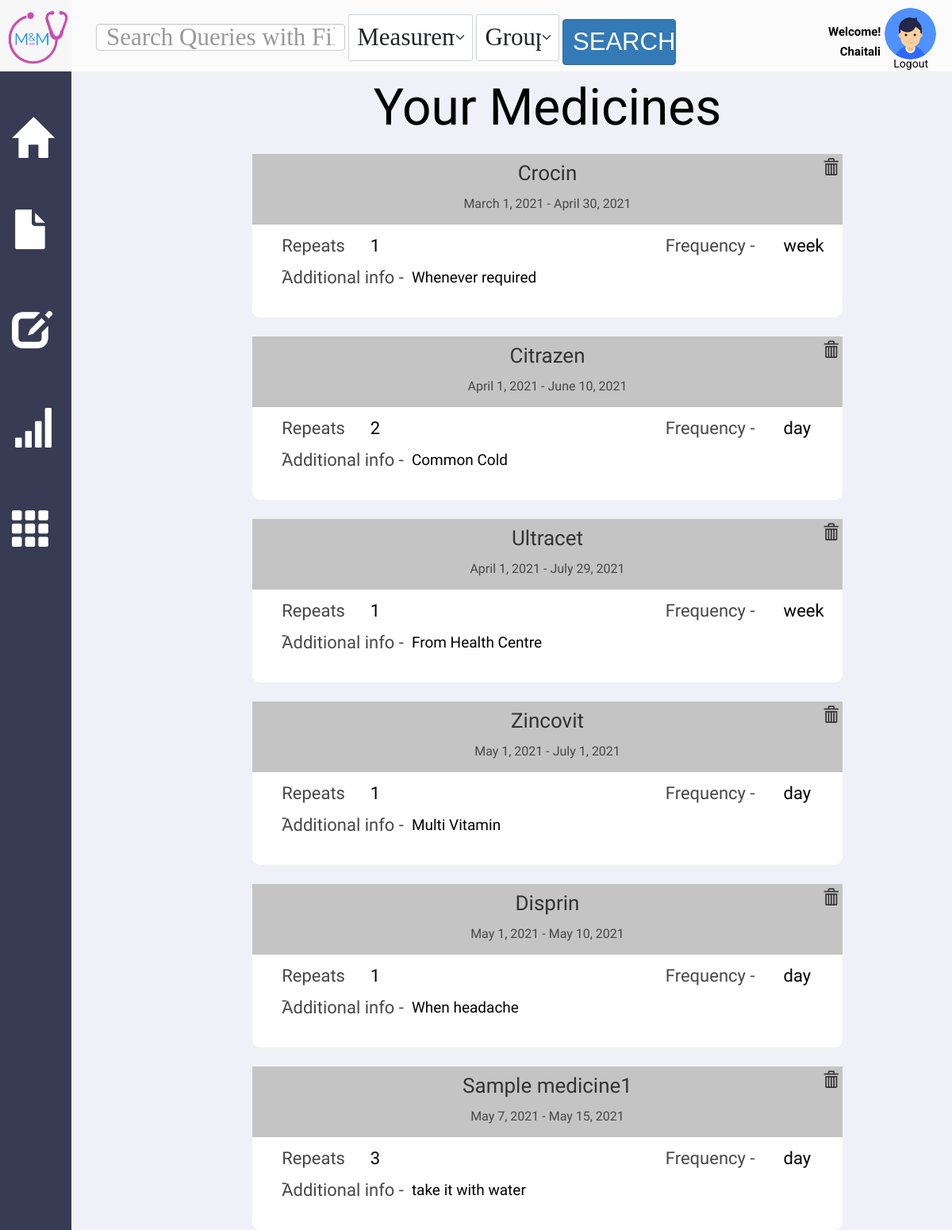
The app's page /medicine/view/ (signed in) with its own data.
### Medicine/models.py (models this page shows)
class Medicine(models.Model):
    user = models.ForeignKey(User, on_delete=models.CASCADE)
    name = models.CharField(max_length=100)
    start_date = models.DateField(blank=True)
    end_date = models.DateField(blank=True)
    TYPE_CHOICES = (
        ('day', 'Day'),
        ('week', 'Week'),
        ('month', 'Month'),
        ('hour', 'Hour'),
        ('year', 'Year'),
        ('other', 'Other'),
    )
    repeat_unit = models.CharField(max_length=100, choices=TYPE_CHOICES, default='day', blank=True)
    repeat_magnitude = models.IntegerField(blank=True)
    additional_info = models.CharField(max_length=1000, blank=True)
    record = models.ForeignKey(Record, on_delete=models.CASCADE, null=True)
    class Meta:
        ordering = ['start_date']

### Medicine/views.py (the view)
# urls.py: path('view/', views.view_medicines, name="view_medicines"),
def view_medicines(request):
    if request.user.is_authenticated:
        med = Medicine.objects.filter(user=request.user)
        context = {'medicine': med, 'heading': "Your Medicines"}
        return render(request, 'view_medicines.html', context)
    return redirect('/login')

### Medicine/templates/view_medicines.html (shortened to what this page needs)
{% extends 'base_page.html' %}
{% load static %}
{% block content %}
<div class="v553_86">
	<div class="v553_87" >
					{% for med in medicine %}
							<div class="v556_8">
								<div class="v580_0">
								</div>
								<span class="v579_86">
										{{med.name}}
										<a href="/medicine/delete/{{med.pk}}/" style="text-decoration: none; color: inherit;" onclick="return confirmation()">
											<span class="glyphicon glyphicon-trash" id="delete-icon"></span>
										</a>
									</span>
								<span class="v790">
										{{med.start_date}} - {{med.end_date}}
									</span>
									<span class="v579_87">Repeats -
									</span>
									<span class="v580_3">
										{{med.repeat_magnitude}}
									</span>
									<span class="v580_5">
										{{med.additional_info}}
									</span>
									<span class="v580_2">
										Additional info -
									</span>
									<span class="v580_1">
										Frequency -
									</span>
									<span class="v580_4">
										{{med.repeat_unit}}
									</span>
							</div>
						{% endfor %}
						</div>
						<span class="v556_31">
							{{ heading }}
						</span>
					</div>
{% endblock %}

### UserProfile/templates/base_page.html (shortened to what this page needs)
{% load static %}
<!DOCTYPE html>
<html>
    <head>
        <link href="{% static 'css/base_page.css' %}" rel="stylesheet" />
        <link href="{% static 'css/medicines_main.css' %}" rel="stylesheet" />
        <link href="{% static 'css/show_med.css' %}" rel="stylesheet"/>
        <link href="{% static 'css/dashboard1.css' %}" rel="stylesheet" />
        <link href="{% static 'css/allergy_form.css' %}" rel="stylesheet" />
        <link href="{% static 'css/allergy_main.css' %}" rel="stylesheet"/>
        <link href="{% static 'css/report_view.css' %}" rel="stylesheet" />
        <link href="{% static 'css/report_form.css' %}" rel="stylesheet" />
        <link href="{% static 'css/record_view.css' %}" rel="stylesheet" />
        <link href="{% static 'css/record_form.css' %}" rel="stylesheet" />
        <link href="{% static 'css/measurement.css' %}" rel="stylesheet" />
        <link href="{% static 'css/measurement_group_form.css' %}" rel="stylesheet" />
        <link href="{% static 'css/medicine_form.css' %}" rel="stylesheet" />
        <link href="{% static 'css/chart.css' %}" rel="stylesheet" />
        <link href="{% static 'css/blog.css' %}" rel="stylesheet" />
        <link rel="stylesheet" href="https://maxcdn.bootstrapcdn.com/bootstrap/3.3.7/css/bootstrap.min.css">
        <link href="{% static 'css/add_files.css' %}" rel="stylesheet" />
        <link href="{% static 'css/view_record.css' %}" rel="stylesheet" />
        <link href="{% static 'css/view_allergy.css' %}" rel="stylesheet" />
        <link href="{% static 'css/view_report.css' %}" rel="stylesheet" />
        <link href="https://cdn.jsdelivr.net/npm/bootstrap@5.0.0/dist/css/bootstrap.min.css" rel="stylesheet">
        <link rel="stylesheet" href="https://maxcdn.bootstrapcdn.com/bootstrap/3.3.7/css/bootstrap.min.css">
        <link rel="stylesheet" href="https://maxcdn.bootstrapcdn.com/bootstrap/3.4.0/css/bootstrap.min.css">
        <link rel="stylesheet" href="https://maxcdn.bootstrapcdn.com/bootstrap/3.4.0/css/bootstrap.min.css">
    </head>
    <body>
        <div class="v414_65">
            <div class= "upper_bar">
            <div class="search_form">
            <nav class="navbar navbar-expand-lg navbar-light bg-transparent" >
              <div class="container-fluid">
                  <div class="collapse navbar-collapse" id="navbarSupportedContent">
                  <form action="{% url 'search' %}" method="GET">
                    <input type="text" class="form-control" style="max-width: 30%; font-family: Georgia; font-size: 2vh;" name="search-query" id="search-query" placeholder="Search Queries with Filters">
                    <select class="form-select form-select-lg mb-3" style="font-family: Georgia; font-size: 2vh; max-width: 15%; display: inline;" id="search-for" onchange="setAttributesForModel()" name="search-for">
                        <option value="MeasurementGroup">MeasurementGroup</option>
                    </select>
                    <select class="form-select form-select-lg mb-3" style="font-family: Georgia; font-size: 2vh; max-width: 10%; display: inline;" id="search-by" name="search-by" onchange="setPlaceholders()">
                        <option class="attributes MeasurementGroup" value="Group-Name">Group-Name</option>
                    </select>
                    <button class="btn btn-primary" type="submit" onclick="btnclicked()" style="font-family: Helvetica; font-size: 2vh; max-width: 142.5px; display: inline;">Search</button>
                  </form>
                </div>
              </div>
            </nav>
        </div>
            </div>
            <div class="v414_66"></div>
                <a class="glyphicon glyphicon-home" href="/dashboard" id= "icon0" title="Dashboard"> </a>
                <a class="glyphicon glyphicon-file" href="/record/add" id= "icon1" title="Add Record"> </a>
                <a class="glyphicon glyphicon-edit" href="/report/add" id="icon2" title="Add Report"></a>
                <a class="glyphicon glyphicon-signal" href="/measure/add-measurement/" id="icon3" title="Add Measurements"></a>
                <a class="glyphicon glyphicon-th" href="/medicine/" id="icon4" title="Your Medicines"></a>
            <div class="v414_71">
                {% block content %}
                {% endblock content%}
            </div>
            <a class="v414_73" href="/dashboard"></a>
            </div>
            <div class="v414_88">
            </div>
                            <span class="v414_90">Welcome!</span>
                {% if user.is_authenticated %}
                <span class="name"> <span class="v414_89">{{user}}</span></span>
                    <span class="v277_74">
                    <a class="" style = " font-weight: Medium ; color: black; font-family: "Roboto" ; font-size: 14px" href="/logout">Logout</a>
                    </span>
                {% else %}
                    <span class="v277_74">
                    <a class="" style = " font-weight: Medium ; color: black; font-family: "Roboto" ; font-size: 14px" href="/login">Login</a>
                    </span>
                {% endif %}
    </body>
</html>

### static/css/base_page.css (style rules this page uses)
* { box-sizing: border-box; }
body { font-size: 14px; background: rgba(255,255,255,1); }
.search_form { margin-left: 90px; margin-top: 12px; min-width: 750px; }
.upper_bar { background: rgb(251 251 251); width: 100%; height: 100px; position: absolute; }
.v414_65 { width: 100%; height: 100%; background: rgb(240,242,249); opacity: 1; position: absolute; top: 0px; left: 0px; overflow: hidden; }
.v414_66 { width: 90px; height: 100%; background: rgba(55,59,83,1); opacity: 1; position: absolute; top: 90px; left: 0px; overflow: hidden; }
.name { color: #fff; width: 100%; }
.v414_71 { width: 100%; height: 100%; background: #F0F2F9; opacity: 1; position: absolute; top: 90px; left: 90px; overflow: scroll; margin-bottom: 90px; margin-right: 90px; }
.v414_73 { width: 80px; height: 70px; background: url("../images/logo.png"); background-repeat: no-repeat; background-position: center center; background-size: cover; opacity: 1; position: absolute; top: 12px; left: 8px; overflow: hidden; }
.v414_88 { width: 65px; height: 65px; background: url("../images/avatar.jpg"); background-repeat: no-repeat; background-size: cover; opacity: 1; position: absolute; top: 10px; right: 20px; border-radius: 50%; }
.v414_89 { width: 100%; color: rgba(0,0,0,1); position: absolute; top: 55px; right: 90px; font-family: Roboto; font-weight: bold; font-size: 15px; opacity: 1; text-align: right; }
.v414_90 { width: 101px; color: rgba(0,0,0,1); position: absolute; top: 30px; right: 55px; font-family: Roboto; font-weight: bold; font-size: 15px; opacity: 1; }
.name { color: #fff; }
.v277_74 { width: 100%; color: rgba(0,0,0,1); position: absolute; top: 70px; right: 30px; font-family: Roboto; font-weight: Medium; font-size: 14px; opacity: 1; text-align: right; }
#icon0 { width: 50px; color: rgba(255,255,255,1); position: absolute; top: 150px; left: 15px; font-size: 50px; opacity: 1; text-align: center; }
#icon1 { width: 50px; color: rgba(255,255,255,1); position: absolute; top: 265px; left: 15px; font-size: 50px; opacity: 1; text-align: center; }
#icon2 { width: 50px; color: rgba(255,255,255,1); position: absolute; top: 390px; left: 15px; font-size: 50px; opacity: 1; text-align: center; }
#icon3 { width: 50px; color: rgba(255,255,255,1); position: absolute; top: 515px; left: 15px; font-size: 50px; opacity: 1; text-align: center; }
#icon4 { width: 50px; color: rgba(255,255,255,1); position: absolute; top: 640px; left: 15px; font-size: 50px; opacity: 1; text-align: center; }

### static/css/medicines_main.css (style rules this page uses)
* { box-sizing: border-box; }
body { font-size: 14px; }

### static/css/dashboard1.css (style rules this page uses)
* { box-sizing: border-box; }
body { font-size: 14px; }

### static/css/allergy_form.css (style rules this page uses)
* { box-sizing: border-box; }
body { font-size: 14px; }

### static/css/allergy_main.css (style rules this page uses)
* { box-sizing: border-box; }
body { font-size: 14px; }

### static/css/report_view.css (style rules this page uses)
* { box-sizing: border-box; }
body { font-size: 14px; background: #F0F2F9; }

### static/css/report_form.css (style rules this page uses)
* { box-sizing: border-box; }
body { font-size: 14px; }

### static/css/record_view.css (style rules this page uses)
* { box-sizing: border-box; }
body { font-size: 14px; }
#delete-icon { position: absolute; right: 5px; font-size: 20px; opacity: 1; text-align: center; }

### static/css/record_form.css (style rules this page uses)
* { box-sizing: border-box; }
body { font-size: 14px; }

### static/css/measurement.css (style rules this page uses)
* { box-sizing: border-box; }
body { font-size: 14px; }

### static/css/measurement_group_form.css (style rules this page uses)
* { box-sizing: border-box; }
body { font-size: 14px; }

### static/css/medicine_form.css (style rules this page uses)
* { box-sizing: border-box; }
body { font-size: 14px; }

### static/css/blog.css (style rules this page uses)
*, *::before, *::after { box-sizing: border-box; }
html { background-color: #ecf9ff; }
body { color: #272727; font-family: 'Quicksand', serif; font-style: normal; font-weight: 400; letter-spacing: 0; padding: 2rem; }
.btn { color: #ffffff; padding: 0.8rem; font-size: 14px; text-transform: uppercase; border-radius: 4px; font-weight: 400; display: block; width: 100%; cursor: pointer; border: 1px solid rgba(255, 255, 255, 0.2); background: transparent; }

### static/css/add_files.css (style rules this page uses)
* { box-sizing: border-box; }
body { font-size: 14px; }

### static/css/view_record.css (style rules this page uses)
* { box-sizing: border-box; }
body { font-size: 14px; }

### static/css/view_allergy.css (style rules this page uses)
* { box-sizing: border-box; }
body { font-size: 14px; }

### static/css/view_report.css (style rules this page uses)
* { box-sizing: border-box; }
body { font-size: 14px; }

### records on screen
Medicine: name "Crocin", start_date "March 1, 2021", end_date "April 30, 2021", repeat_magnitude "1", additional_info "Whenever required", repeat_unit "week"
Medicine: name "Citrazen", start_date "April 1, 2021", end_date "June 10, 2021", repeat_magnitude "2", additional_info "Common Cold", repeat_unit "day"
Medicine: name "Ultracet", start_date "April 1, 2021", end_date "July 29, 2021", repeat_magnitude "1", additional_info "From Health Centre", repeat_unit "week"
Medicine: name "Zincovit", start_date "May 1, 2021", end_date "July 1, 2021", repeat_magnitude "1", additional_info "Multi Vitamin", repeat_unit "day"
Medicine: name "Disprin", start_date "May 1, 2021", end_date "May 10, 2021", repeat_magnitude "1", additional_info "When headache", repeat_unit "day"
Medicine: name "Sample medicine1", start_date "May 7, 2021", end_date "May 15, 2021", repeat_magnitude "3", additional_info "take it with water", repeat_unit "day"

### other values on screen
{{ heading }} "Your Medicines"
{{ user }} "Chaitali"
